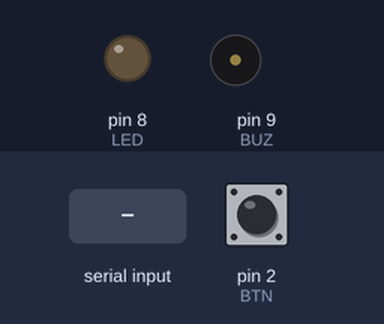
A sketch run on a simulated Arduino Uno, built with avr-gcc and run on an emulated ATmega328P. Parts: output pins drawn as LEDs (lit = HIGH), buzzer (waves = sounding, pin HIGH). The test bench sets the inputs (shaded band); at power-on: pin 2 (BTN) HIGH. Random numbers use the default seed unless the sketch sets one; what the sketch prints to the serial monitor is not drawn.

Above: at 1.2 s.
1.3 s: "L" received over Serial
At 4.0 s:
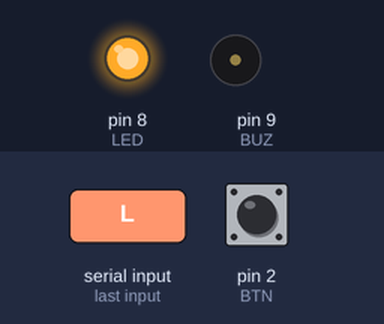
4.3 s: pin 2 (BTN) pulled LOW for 0.15 s
Timing chart, 0 to 7.3 s (numbered marks = the images above; inputs shaded):
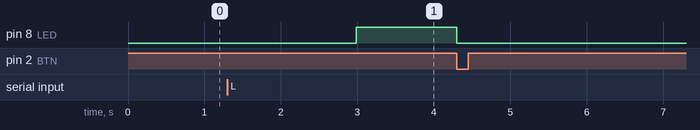

Measured:
- after the input at 1.3 s, pin 8 (LED): LOW → HIGH after 1.7 s

The sketch:

reaction.ino
```cpp
/*
  KISPP 중3 Ⅴ. 자극과 반응 — 반응 시간 측정기 (LED · 버저 · 버튼)
  LED(+220 Ω)      긴 다리 -> 8번,  짧은 다리 -> GND
  능동 부저(버저)   + -> 9번,  - -> GND        (스타터 키트의 '액티브 부저')
  푸시 버튼        한쪽 다리 -> 2번, 대각선 다리 -> GND  (내부 풀업 사용, 저항 필요 없음)
  웹 페이지가 "L"(빛) 또는 "S"(소리) 한 글자를 보내면 1.5~4초 뒤 자극을 주고,
  버튼을 누를 때까지 걸린 시간을 "RT,L,234" 형식으로 보냄 (9600 baud)
  자극 전에 미리 누르면 "EARLY,L" 을 보냄
*/
const int LED = 8, BUZ = 9, BTN = 2;

void setup() {
  Serial.begin(9600);
  pinMode(LED, OUTPUT); pinMode(BUZ, OUTPUT); pinMode(BTN, INPUT_PULLUP);
  randomSeed(analogRead(A0));
  Serial.println("ready");
}

void loop() {
  if (!Serial.available()) return;
  char m = Serial.read();
  if (m != 'L' && m != 'S') return;
  unsigned long wait = random(1500, 4000), t0 = millis();
  while (millis() - t0 < wait) {                 // 기다리는 동안 미리 누르면 반칙
    if (digitalRead(BTN) == LOW) { Serial.print("EARLY,"); Serial.println(m); delay(500); return; }
  }
  if (m == 'L') digitalWrite(LED, HIGH); else digitalWrite(BUZ, HIGH);
  unsigned long s = millis();
  while (digitalRead(BTN) == HIGH) {
    if (millis() - s > 3000) break;              // 3초가 지나면 포기
  }
  unsigned long rt = millis() - s;
  digitalWrite(LED, LOW); digitalWrite(BUZ, LOW);
  Serial.print("RT,"); Serial.print(m); Serial.print(","); Serial.println(rt);
  delay(300);
}
```
